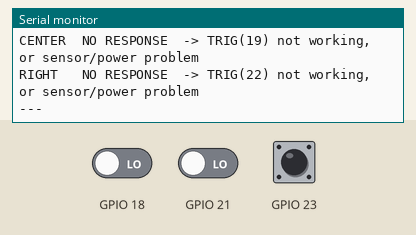
This sketch was run on a simulated ESP32. Shown: the last lines printed to the serial monitor. Inputs (shaded band) come from the test bench; at power-on: GPIO 18 LOW, GPIO 21 LOW, GPIO 23 LOW.

Above: at 2.3 s.
2.4 s: GPIO 18 driven HIGH
5.2 s: GPIO 21 driven HIGH
At 6.35 s:
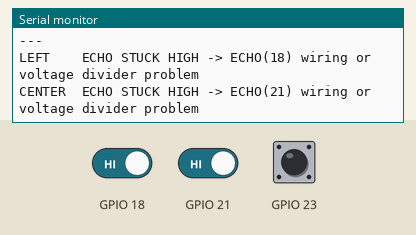
8.2 s: GPIO 23 driven HIGH
At 8.98 s:
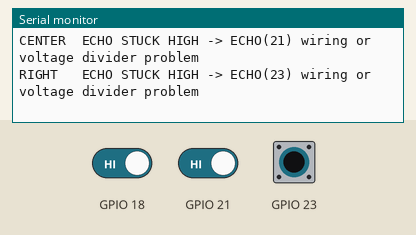

Measured:
- after the input at 5.2 s, the serial monitor: prints a new line after 1.1 s (image 1)
- after the input at 8.2 s, the serial monitor: prints a new line after 0.77 s (image 2)

The sketch:

diagnosis.ino
```cpp
struct Sensor {
  const char* name;
  int trig;
  int echo;
};

Sensor sensors[] = {
  {"LEFT",   16, 18},
  {"CENTER", 19, 21},
  {"RIGHT",  22, 23}
};

void setup() {
  Serial.begin(115200);
  delay(1000);
  Serial.println("\n=== Sensor Diagnostic ===\n");

  for (auto &s : sensors) {
    pinMode(s.trig, OUTPUT);
    pinMode(s.echo, INPUT);
    digitalWrite(s.trig, LOW);
  }
  delay(100);

  // ECHOピンのアイドル状態を確認
  Serial.println("--- Idle state of ECHO pins ---");
  for (auto &s : sensors) {
    int v = digitalRead(s.echo);
    Serial.printf("%-7s ECHO(GPIO%2d) = %s %s\n",
      s.name, s.echo, v == LOW ? "LOW " : "HIGH",
      v == LOW ? "OK" : "<-- ABNORMAL (wiring problem?)");
  }
  Serial.println();
}

void loop() {
  for (auto &s : sensors) {
    digitalWrite(s.trig, LOW);
    delayMicroseconds(4);
    digitalWrite(s.trig, HIGH);
    delayMicroseconds(10);
    digitalWrite(s.trig, LOW);

    // ECHOが立ち上がるのを待つ
    unsigned long t0 = micros();
    while (digitalRead(s.echo) == LOW) {
      if (micros() - t0 > 30000) {
        Serial.printf("%-7s NO RESPONSE  -> TRIG(%d) not working, or sensor/power problem\n",
                      s.name, s.trig);
        goto next;
      }
    }

    // ECHOが下がるのを待つ = パルス幅を測る
    {
      unsigned long start = micros();
      while (digitalRead(s.echo) == HIGH) {
        if (micros() - start > 30000) {
          Serial.printf("%-7s ECHO STUCK HIGH -> ECHO(%d) wiring or voltage divider problem\n",
                        s.name, s.echo);
          goto next;
        }
      }
      unsigned long dur = micros() - start;
      float cm = dur / 58.0;
      Serial.printf("%-7s OK  %6.1f cm  (pulse %lu us)\n", s.name, cm, dur);
    }

    next:
    delay(60);
  }
  Serial.println("---");
  delay(1000);
}
```
